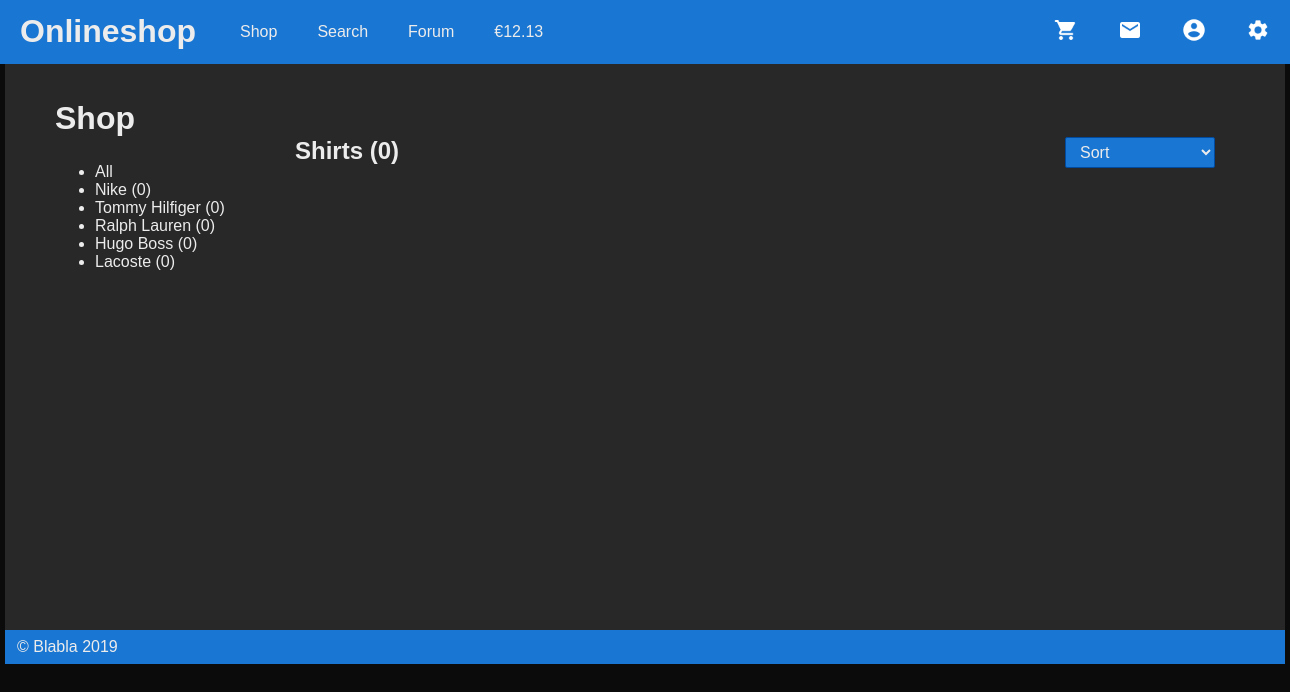
Screenshot of /?page=shop&category=2 with the database file from the repository.
### tables this page shows
CREATE TABLE IF NOT EXISTS subcategories (
    ID INT NOT NULL AUTO_INCREMENT,
    CategoryID INT NOT NULL,
    Title VARCHAR(45) NOT NULL,
    CreationDate TIMESTAMP NOT NULL DEFAULT CURRENT_TIMESTAMP,
    ChangeDate TIMESTAMP NOT NULL DEFAULT CURRENT_TIMESTAMP ON UPDATE CURRENT_TIMESTAMP,
    UNIQUE KEY unique_title_per_category(Title, CategoryID),
    PRIMARY KEY (ID),
    FOREIGN KEY (CategoryID) REFERENCES categories(ID)
);

CREATE TABLE IF NOT EXISTS categories (
    ID INT NOT NULL AUTO_INCREMENT,
    Title VARCHAR(45) NOT NULL,
    Image VARCHAR(255),
    TypeID INT NOT NULL,
    CreationDate TIMESTAMP NOT NULL DEFAULT CURRENT_TIMESTAMP,
    ChangeDate TIMESTAMP NOT NULL DEFAULT CURRENT_TIMESTAMP ON UPDATE CURRENT_TIMESTAMP,
    UNIQUE KEY unique_title(Title),
    PRIMARY KEY (ID),
    FOREIGN KEY (TypeID) REFERENCES types(ID)
);

### include/database.php (called while the page is built, shortened)
<?php
class Database {
    private $host = "localhost";
    private $db_name = "phpshop";
    private $username = "root";
    private $password = "";
    private $conn;
    public function __construct() {
        try {
            $this->conn = new PDO("mysql:host=" . $this->host . ";dbname=" . $this->db_name, $this->username, $this->password);
        } catch (PDOException $exception) {
            echo "Connection error: " . $exception->getMessage();
        }
    }
    public function readCategory($type = false, $id = false){
        $query = "
        SELECT cat.ID as id, cat.Title as title, cat.Image as image, COUNT(item.ID) AS itemcount FROM categories AS cat
        LEFT JOIN subcategories As subcat ON subcat.CategoryID = cat.ID
        LEFT JOIN items AS item ON item.SubcategoryID = subcat.ID";
        if($id){
            $query .= " WHERE cat.ID = ?";
        } else if($type){
            $query .= " WHERE cat.TypeID = ?";
        }
        $query .= " GROUP BY cat.ID";
        $stmt = $this->conn->prepare($query);
        if($id){
            $stmt->bindParam(1, $id);
            $stmt->execute();
            return $stmt->fetch(PDO::FETCH_ASSOC);
        } else if($type){
            $stmt->bindParam(1, $type);
            $stmt->execute();
            return $stmt;
        } else {
            $stmt->execute();
            return $stmt;
        }
    }
    public function readSubcategory($categorie = false, $id = false){
        $query = "
        SELECT subcat.ID as id, subcat.Title as title, COUNT(item.ID) as itemcount FROM subcategories AS subcat
        LEFT JOIN items AS item ON item.SubcategoryID = subcat.ID ";
        if($id){
            $query .= " WHERE subcat.ID = ?";
        } else if($categorie){
            $query .= "WHERE subcat.CategoryID = ? ";
        }
        $query .= "GROUP BY subcat.ID";
        $stmt = $this->conn->prepare($query);
        if($id){
            $stmt->bindParam(1, $id);
        } else if($categorie){
            $stmt->bindParam(1, $categorie);
        }
        $stmt->execute();
        if($id){
            return $stmt->fetch(PDO::FETCH_ASSOC);
        } else {
            return $stmt;
        }
    }
}

### components/shop/sidenav.php (the view)
<?php
include_once './include/database.php';
$database = new Database();
$subcats = $database->readSubcategory($_GET['category']);
$subcat_list = "<li><a href='?page=shop&category=".$_GET['category']."'>All</a></li>";
if($subcats->rowCount()>0){
    while ($row = $subcats->fetch(PDO::FETCH_ASSOC)) {
        extract($row);
        $subcat_list .= "
        <li><a href='?page=shop&category=".$_GET['category']."&subcategory=".$id."'>".$title." (".$itemcount.")</a></li>
        ";
    }
}
?>
<div class="sidenav flaoters">
    <ul>
        <?php echo $subcat_list; ?>
    </ul>
</div>

### components/shop/itemlist.php (shortened to what this page needs)
<?php
include_once './include/database.php';
$database = new Database();
$categorie = $database->readCategory(false, $_GET['category']);
?>
<div class="list-header">
    <h2>
        <?php
        echo $categorie['title'].' ('.$categorie['itemcount'].')';
        ?>
    </h2>
    <select id="soflow">
        <option value="">Sort</option>
    </select>
</div>
<div class="shop-items flaoters">
</div>

### index.php (style rules this page uses)
:root { --primary: #1976d2; --primary-dark: #004ba0; --primary-light: #63a4ff; --bg: #0b0b0b; --bg-light: #282828; --font: #edecec; }
h1, h2, h3, h4, h5, p { margin: 0px; color: var(--font); font-family: sans-serif; }
body { margin: 0px; background-color: var(--bg); color: var(--font); }

### components/shop/itemlist.php (style rules this page uses)
select#soflow { border-radius: 2px; background-color: var(--primary); background-position: 97% center; background-repeat: no-repeat; border: 1px solid var(--primary-dark); color: var(--font); font-size: inherit; overflow: hidden; padding: 5px 10px; text-overflow: ellipsis; white-space: nowrap; margin-right: 40px; width: 150px; }
.list-header h2 { float: left; }
.list-header select { float: right; }
.shop-items { display:inline; margin-left: auto; margin-right: auto; padding-top: 40px; height: auto; }

### views/shop.php (style rules this page uses)
.sidenav { min-height: 200px; width: 20%; float: left; padding-top: 10px; }
.sidenav a { text-decoration: none; color: var(--font); font-family: sans-serif; }
.shop-items { min-height: 200px; width: 80%; padding-top: 10px; }
.flaoters { display:inline-block; }

### rows the page displays
subcategories: Title "Nike", itemcount "0"
subcategories: Title "Tommy Hilfiger", itemcount "0"
subcategories: Title "Ralph Lauren", itemcount "0"
subcategories: Title "Hugo Boss", itemcount "0"
subcategories: Title "Lacoste", itemcount "0"
categories: Title "Shirts"

### other values shown
$categorie['itemcount'] "0"
